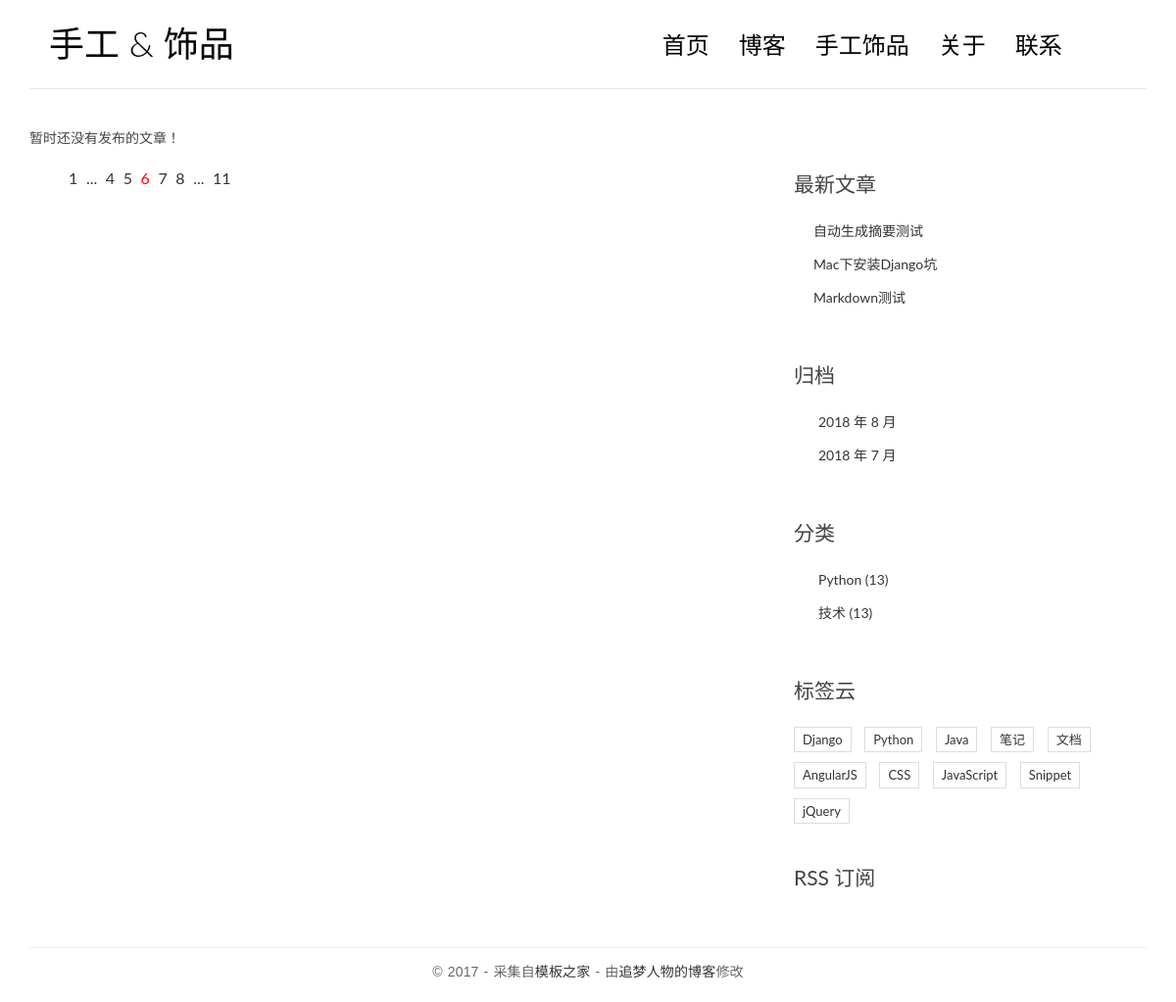
/handmade/, run on an earlier commit of the app's database.
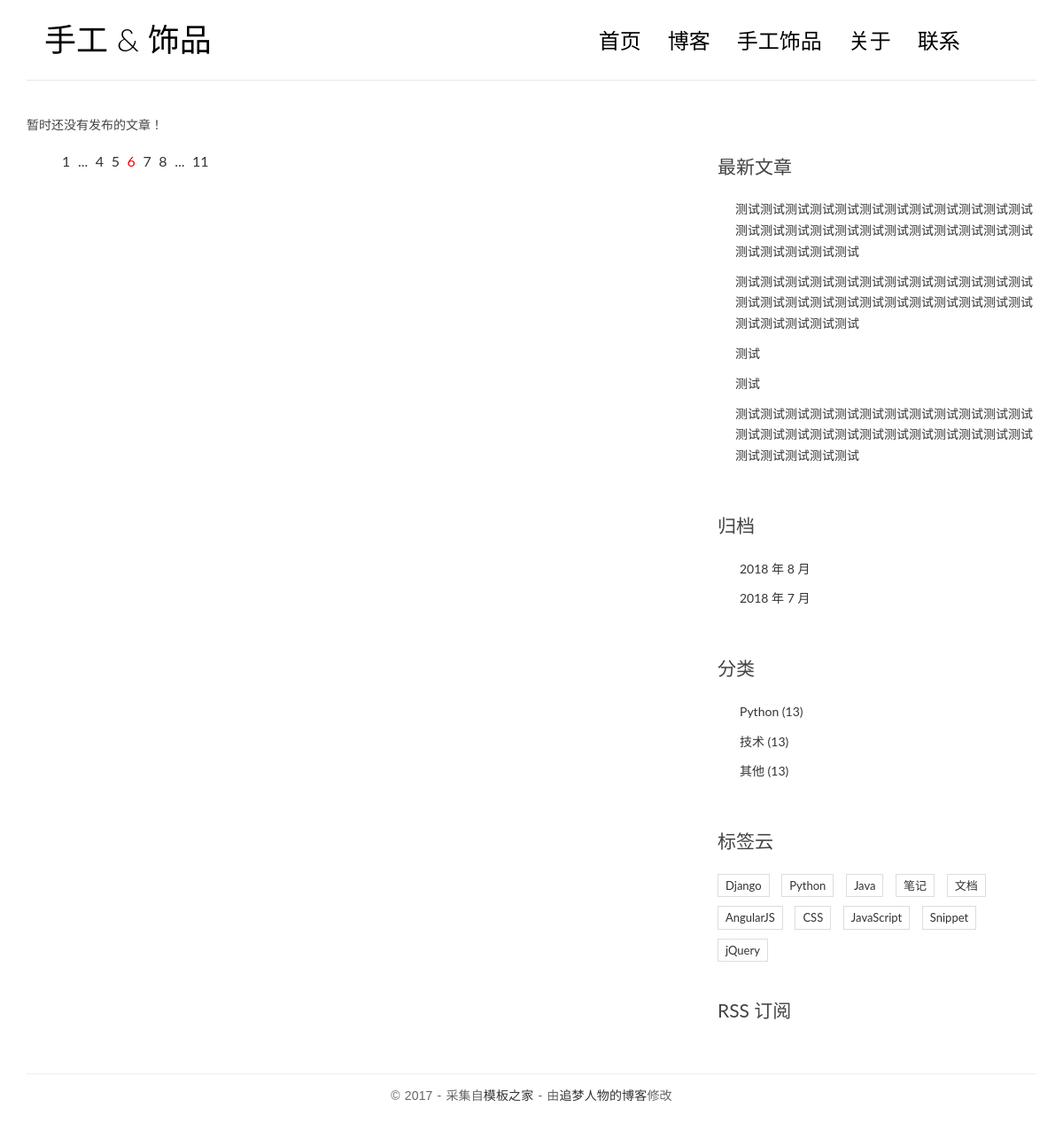
And on a later commit of the database.
### blog/models.py (models this page shows, shortened)
@python_2_unicode_compatible
class Post(models.Model):
    title = models.CharField(max_length=70)
    body = models.TextField()
    created_time = models.DateTimeField()
    modified_time = models.DateTimeField()
    excerpt = models.CharField(max_length=200, blank=True)
    category = models.ForeignKey(Category, on_delete=models.CASCADE)
    tags = models.ManyToManyField(Tag, blank=True)
    author = models.ForeignKey(User, on_delete=models.CASCADE)
    views = models.PositiveIntegerField(default=0)
    def get_absolute_url(self):
        return reverse('blog:detail', kwargs={'pk': self.pk})
    class Meta:
        ordering = ['-created_time']

@python_2_unicode_compatible
class Category(models.Model):
    name = models.CharField(max_length=100)

### handmade/views.py (the view)
# urls.py: url(r'^handmade/$', views.handmadeView, name='index'),
def handmadeView(request):
    return render(request, 'handmade/index.html', context={})

### blog/templatetags/blog_tags.py (called while the page is built)
@register.simple_tag
def get_recent_post(num=5):
    return Post.objects.all().order_by('-created_time')[:num]

@register.simple_tag
def archives():
    return Post.objects.dates('created_time', 'month', order='DESC')

@register.simple_tag
def get_categories():
    return Category.objects.annotate(num_posts=Count('post')).filter(num_posts__gt=0)

### handmade/templates/handmade/index.html
{% extends 'handmadeBase.html' %}
{% block main %}
    {% for post in post_list %}
        <article class="post post-{{ post.pk }}">
            <header class="entry-header">
                <h1 class="entry-title">
                    <a href="{{ post.get_absolute_url }}">{{ post.title }}</a>
                </h1>
                <div class="entry-meta">
                    <span class="post-category"><a href="#">{{ post.category.name }}</a></span>
                    <span class="post-date"><a href="#"><time class="entry-date"
                                                              datetime="{{ post.created_time }}">{{ post.created_time }}</time></a></span>
                    <span class="post-author"><a href="#">{{ post.author }}</a></span>
                    <span class="comments-link"><a href="#">{{ post.comment_set.count }} 评论</a></span>
                    <span class="views-count"><a href="#">{{ post.views }} 阅读</a></span>
                </div>
            </header>
            <div class="entry-content clearfix">
                <p>{{ post.excerpt }}</p>
                <div class="read-more cl-effect-14">
                    <a href="{{ post.get_absolute_url }}" class="more-link">继续阅读 <span class="meta-nav">→</span></a>
                </div>
            </div>
        </article>
    {% empty %}
        <div class="no-post">暂时还没有发布的文章！</div>
    {% endfor %}
    <div class="pagination">
        <ul>
            <li><a href="">1</a></li>
            <li><a href="">...</a></li>
            <li><a href="">4</a></li>
            <li><a href="">5</a></li>
            <li class="current"><a href="">6</a></li>
            <li><a href="">7</a></li>
            <li><a href="">8</a></li>
            <li><a href="">...</a></li>
            <li><a href="">11</a></li>
        </ul>
    </div>
{% endblock main %}

### handmade/templates/handmadeBase.html (shortened to what the changed rows need)
{% load staticfiles %}
{% load blog_tags %}
<!DOCTYPE html>
<html>
<head>
    <link rel="stylesheet" href="http://code.ionicframework.com/ionicons/2.0.1/css/ionicons.min.css">
    <link rel="stylesheet" href="{% static 'blog/css/bootstrap.min.css' %}">
    <link rel="stylesheet" href="{% static 'blog/css/pace.css' %}">
    <link rel="stylesheet" href="{% static 'blog/css/custom.css' %}">
    <link rel="stylesheet" href="{% static 'blog/css/highlights/github.css' %}">
</head>
<body>
<div class="container">
    <header id="site-header">
        <div class="row">
            <div class="col-md-4 col-sm-5 col-xs-8">
                <div class="logo">
                    <h1><a href="{% url 'blog:index' %}"><b>手工</b> &amp; 饰品</a></h1>
                </div>
            </div>
        </div>
    </header>
</div>
<div class="content-body">
    <div class="container">
        <div class="row">
            <aside class="col-md-4">
                <div class="widget widget-recent-posts">
                    {% get_recent_post as recent_post_list %}
                    <ul>
                        {% for post in recent_post_list %}
                            <li>
                                <a href="{{ post.get_absolute_url }}">{{ post.title }}</a>
                            </li>
                        {% empty %}
                            暂无最新文章
                        {% endfor %}
                    </ul>
                </div>
                <div class="widget widget-archives">
                    {% archives as date_list %}
                    <ul>
                        {% for date in date_list %}
                            <li>
                                <a href="{% url 'blog:archives' date.year date.month %}">
                                    {{ date.year }} 年 {{ date.month }} 月
                                </a>
                            </li>
                        {% empty %}
                            暂无归档
                        {% endfor %}
                    </ul>
                </div>
                <div class="widget widget-category">
                    {% get_categories as category_list %}
                    <ul>
                        {% for category in category_list %}
                            <li>
                                <a href="{% url 'blog:category' category.pk %}">
                                    {{ category.name }} <span class="post-count">(13)</span>
                                </a>
                            </li>
                        {% empty %}
                            暂无分类
                        {% endfor %}
                    </ul>
                </div>
            </aside>
        </div>
    </div>
</div>
</body>
</html>

What changed in the data, as far as the page shows it:
no longer on this page (row unchanged): Post: title "自动生成摘要测试"
no longer on this page (row unchanged): Post: title "Mac下安装Django坑"
no longer on this page (row unchanged): Post: title "Markdown测试"
added Post: title "测试测试测试测试测试测试测试测试测试测试测试测试测试测试测试测试测试测试测试测试测试测试测试测试测试测试测试测试测试"
added Post: title "测试测试测试测试测试测试测试测试测试测试测试测试测试测试测试测试测试测试测试测试测试测试测试测试测试测试测试测试测试"
added Post: title "测试"
added Post: title "测试"
added Post: title "测试测试测试测试测试测试测试测试测试测试测试测试测试测试测试测试测试测试测试测试测试测试测试测试测试测试测试测试测试"
added Category: name "其他"
